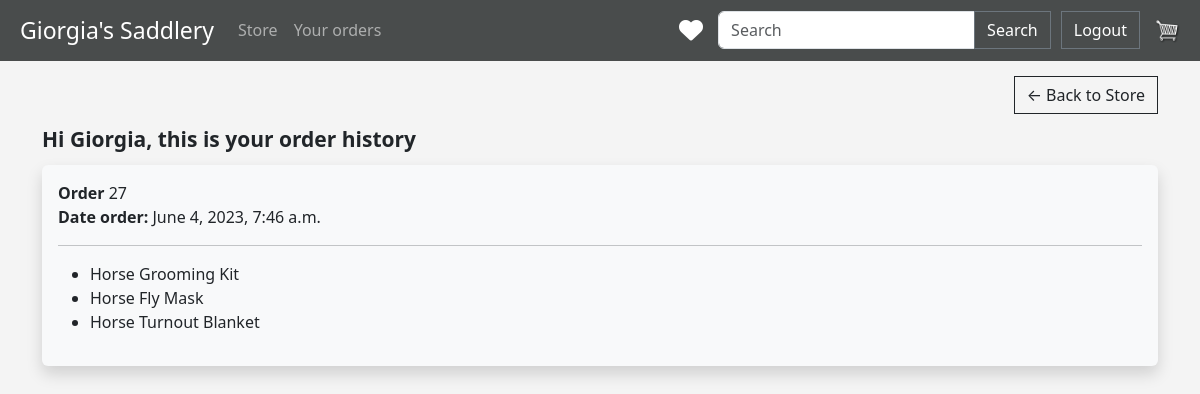
Before: /order_history/ (signed in) with the older database file.
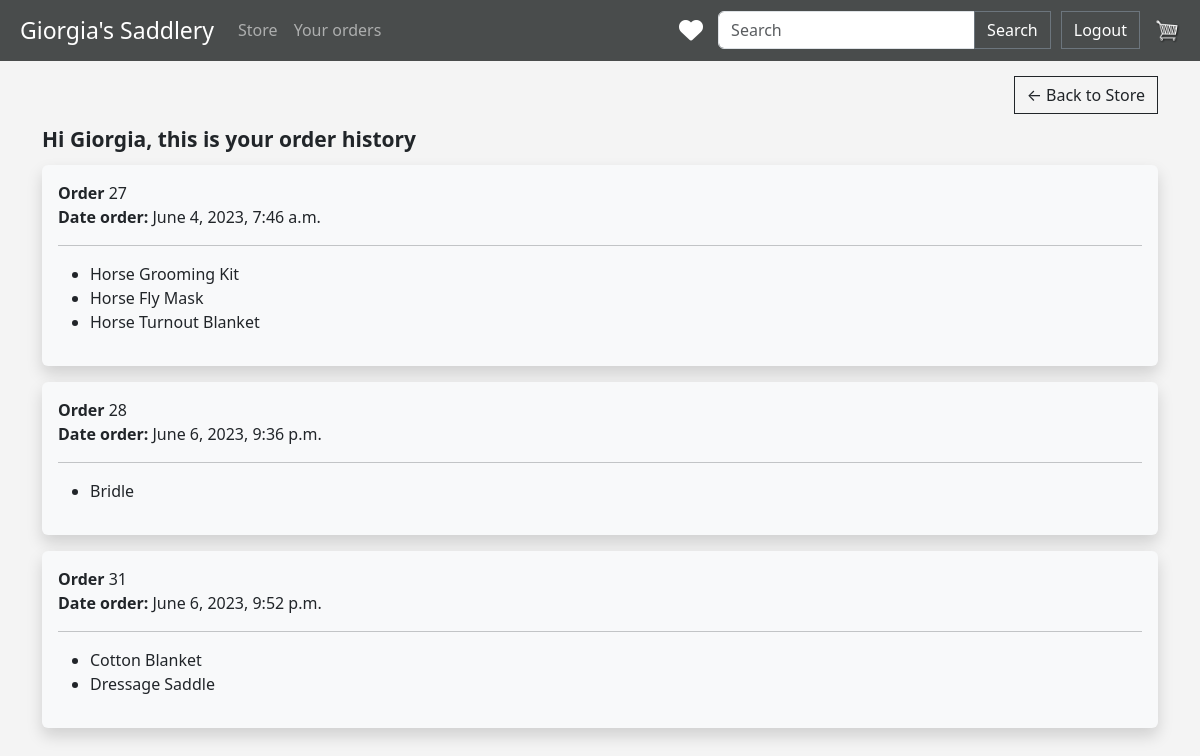
After: the same page with the newer database file.
### store/models.py (models this page shows, shortened)
class OrderModel(models.Model):
    customer = models.ForeignKey(CustomerModel, on_delete=models.SET_NULL, blank=True, null=True)
    date_order = models.DateTimeField(auto_now_add=True)
    complete = models.BooleanField(default=False, null=True, blank=True)
    transaction_id = models.CharField(max_length=5, null=True)
    def get_ordered_products(self):
        order_items = self.orderitemmodel_set.all()
        products = [item.product for item in order_items]
        return products

class ProductModel(models.Model):
    name = models.CharField(max_length=200, null=True)
    price = models.FloatField()
    category = models.ForeignKey(CategoryModel, on_delete=models.SET_NULL, null=True)
    image = models.ImageField(null=True, blank=True)
    description = models.TextField(null=True, blank=True)
    numberOfLikes = models.IntegerField(default=0)

### store/views.py (the view)
# urls.py: path('order_history/', views.orderHistory, name='orderHistory')
def orderHistory(request):
    customer = request.user.customermodel
    orders = OrderModel.objects.filter(customer=customer, complete=True)
    context = {'orders': orders, 'customer': customer}
    return render(request, 'store/order_history.html', context)

### store/templates/store/order_history.html
{% extends 'store/main.html' %}
{% load static %}
{% block content %}
<div style="display: flex; justify-content: right; margin-top: 15px;">
    <a  class="btn btn-outline-dark" href="{% url 'store' %}">&#x2190; Back to Store </a>
</div>
<div style="font-size: 21px; margin-top: 10px; margin-bottom: 10px;">
        <strong> Hi {{customer.name}}, this is your order history </strong>
</div>
{% if orders %}
    {% for order in orders %}
        <div class="shadow p-3 mb-3 bg-body-tertiary rounded">
                <div>
                    <strong>Order </strong>
                    {{ order.id }}
                    <br/>
                    <strong>Date order: </strong>
                    {{ order.date_order}}
                </div>
                <hr>
                <div>
                    <ul>
                        {% for product in order.get_ordered_products %}
                            <li>{{ product.name }}  </li>
                        {% endfor %}
                    </ul>
                </div>
        </div>
    {% endfor %}
{% else %}
    <p>No orders yet</p>
{% endif %}
{% endblock content %}

Changed rows visible on the page:
now on this page (row edited): OrderModel: id "28", date_order "June 6, 2023, 9:36 p.m."
now on this page (row unchanged): ProductModel: name "Bridle", shown under "28"
added OrderModel: id "31", date_order "June 6, 2023, 9:52 p.m."
now on this page (row edited): ProductModel: name "Cotton Blanket", shown under "31"
now on this page (row unchanged): ProductModel: name "Dressage Saddle", shown under "31"
